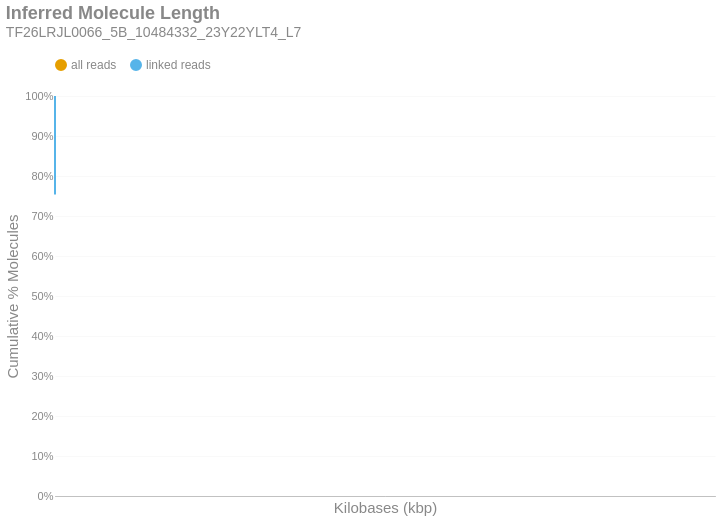

The code cell stored with this chart in its notebook:
### Markdown cell above
### Inferred Molecule Length
This is the cumulative frequency distribution of molecule lengths inferred from the first and last alignment positions along a contig for all alignments associated with a single linked-read barcode on a given contig.There are two distributions: one with `all` the alignments (yellow) and another with only `linked reads` (blue). The percent of molecules in the `linked reads` distribution is relative to the total number of linked molecules.

### Code cell
if SKIPLR:
    print_html(f"Skipped")
else:
    binned_df = consolidated_hist(valids['length_inferred']/1000, mask, 10, True)
    binned_df = binned_df.with_columns(
        pl.when(pl.col('bin').cast(pl.Utf8) == '0').then(pl.lit('1')).otherwise(pl.col('bin').cast(pl.Utf8)).alias('bin')
    )
    with SafeRender(binned_df):
        (
            density_plot(binned_df, 'Inferred Molecule Length', samplename, 'inferredlen')
            .transform_calculate(bin_kb='datum.bin / 1000')
            .encode(
                x=alt.X('bin_kb:Q', title="Kilobases (kbp)").scale(type='log', padding=0).axis(labelAngle=-40),
                y=alt.Y('value:Q', title='Cumulative % Molecules')
                    .axis(format='%')
                    .stack(False)
                    .scale(domainMin=0, domainMax=1,padding=0),
                color=alt.Color("key:N").scale(domain = ["all reads", "linked reads"]),
                tooltip = [
                    alt.Tooltip("key:N", title = "Data Type"),
                    alt.Tooltip("range_label:N", title="Kilobases"),
                    alt.Tooltip("value:Q", format = ".2%", title="% Molecules (Cum.)")
                ]
            )
        ).display()

### Figure 1 — Vega-Lite specification as saved in the notebook (floating-point values rounded to 4 significant figures)
{"width": "container", "height": 400, "config": {"title": {"anchor": "start", "dy": -15, "fontSize": 18, "color": "#888888", "subtitleColor": "#888888", "subtitleFontSize": 14}, "arc": {"fill": "#0072B2"}, "axis": {"domainColor": "#888888", "domainWidth": 0.5, "gridWidth": 0.2, "grid": false, "titleFontWeight": 400, "titleFontSize": 15, "labelFontSize": 11, "labelColor": "#888888", "tickColor": "#888888", "tickWidth": 0.2, "titleColor": "#888888"}, "axisBand": {"grid": false}, "axisX": {"grid": true, "tickSize": 10, "domainCap": "round"}, "axisY": {"domain": false, "grid": true, "tickSize": 0, "domainCap": "round"}, "background": "transparent", "header": {"labelFontSize": 15, "labelColor": "#888888", "titleFontSize": 15, "titleFontWeight": 600, "titleColor": "#888888"}, "legend": {"labelFont": "sans-serif", "labelFontSize": 12, "labelColor": "#888888", "symbolSize": 100, "symbolType": "circle", "titleFontSize": 12, "titlePadding": 10, "titleColor": "#888888", "title": null, "orient": "top"}, "range": {"category": ["#E69F00", "#56B4E9", "#009E73", "#F0E442", "#0072B2", "#D55E00", "#CC79A7", "#000000"], "diverging": ["#cfe8f3", "#a2d4ec", "#73bfe2", "#46abdb", "#1696d2", "#12719e"]}, "area": {"fill": "#0072B2", "fillOpacity": 0.7, "line": true, "strokeOpacity": 0.7}, "line": {"color": "#0072B2", "stroke": "#0072B2", "strokeWidth": 2}, "trail": {"color": "#0072B2", "stroke": "#0072B2", "strokeWidth": 0, "size": 1}, "point": {"filled": true, "fillOpacity": 1.0, "size": 95}, "text": {"color": "#888888", "fontSize": 11, "align": "right", "fontWeight": 400, "size": 11}, "bar": {"fill": "#0072B2", "stroke": null}, "view": {"stroke": null, "continuousWidth": 660, "continuousHeight": 400}}, "data": {"name": "data-959a3d89475fe7acf19d439db778c3a9"}, "mark": {"type": "line", "interpolate": "monotone", "point": {"opacity": 0, "size": 275}}, "encoding": {"color": {"field": "key", "scale": {"domain": ["all reads", "linked reads"]}, "type": "nominal"}, "tooltip": [{"field": "key", "title": "Data Type", "type": "nominal"}, {"field": "range_label", "title": "Kilobases", "type": "nominal"}, {"field": "value", "format": ".2%", "title": "% Molecules (Cum.)", "type": "quantitative"}], "x": {"axis": {"labelAngle": -40}, "field": "bin_kb", "scale": {"type": "log", "padding": 0}, "title": "Kilobases (kbp)", "type": "quantitative"}, "y": {"axis": {"format": "%"}, "field": "value", "scale": {"domainMin": 0, "domainMax": 1, "padding": 0}, "stack": false, "title": "Cumulative % Molecules", "type": "quantitative"}}, "params": [{"name": "param_c36ac31b6afebe62", "select": {"type": "point", "fields": ["key"]}, "bind": "legend"}], "title": {"text": "Inferred Molecule Length", "subtitle": "TF26LRJL0066_5B_10484332_23Y22YLT4_L7"}, "transform": [{"fold": ["all reads (cumsum)", "linked reads (cumsum)"]}, {"calculate": "replace(datum.key, ' (cumsum)', '')", "as": "key"}, {"filter": {"param": "param_c36ac31b6afebe62"}}, {"calculate": "datum.bin / 1000", "as": "bin_kb"}], "usermeta": {"embedOptions": {"downloadFileName": "TF26LRJL0066_5B_10484332_23Y22YLT4_L7.inferredlen"}}, "$schema": "https://vega.github.io/schema/vega-lite/v6.4.1.json", "datasets": {"data-959a3d89475fe7acf19d439db778c3a9": [{"bin": "0.0", "interval": "0.0-10.0", "all reads": 0.9202, "linked reads": 0.754, "all reads (cumsum)": 0.9202, "linked reads (cumsum)": 0.754, "range_label": "0-9"}, {"bin": "10.0", "interval": "10.0-20.0", "all reads": 0.05188, "linked reads": 0.1599, "all reads (cumsum)": 0.9721, "linked reads (cumsum)": 0.9139, "range_label": "10-19"}, {"bin": "20.0", "interval": "20.0-30.0", "all reads": 0.01718, "linked reads": 0.05306, "all reads (cumsum)": 0.9893, "linked reads (cumsum)": 0.9669, "range_label": "20-29"}, {"bin": "30.0", "interval": "30.0-40.0", "all reads": 0.006651, "linked reads": 0.0205, "all reads (cumsum)": 0.9959, "linked reads (cumsum)": 0.9874, "range_label": "30-39"}, {"bin": "40.0", "interval": "40.0-50.0", "all reads": 0.002938, "linked reads": 0.009, "all reads (cumsum)": 0.9989, "linked reads (cumsum)": 0.9964, "range_label": "40-49"}, {"bin": "50.0", "interval": "50.0-60.0", "all reads": 0.0007661, "linked reads": 0.00244, "all reads (cumsum)": 0.9997, "linked reads (cumsum)": 0.9989, "range_label": "50-59"}, {"bin": "60.0", "interval": "60.0-70.0", "all reads": 0.0002347, "linked reads": 0.0007488, "all reads (cumsum)": 0.9999, "linked reads (cumsum)": 0.9996, "range_label": "60-69"}, {"bin": "70.0", "interval": "70.0-80.0", "all reads": 8.34e-05, "linked reads": 0.0002683, "all reads (cumsum)": 1.0, "linked reads (cumsum)": 0.9999, "range_label": "70-79"}, {"bin": "80.0", "interval": "80.0-90.0", "all reads": 2.586e-05, "linked reads": 8.32e-05, "all reads (cumsum)": 1.0, "linked reads (cumsum)": 1.0, "range_label": "80-89"}, {"bin": "90.0", "interval": "90.0-100.0", "all reads": 3.233e-06, "linked reads": 1.04e-05, "all reads (cumsum)": 1.0, "linked reads (cumsum)": 1.0, "range_label": "90-99"}, {"bin": "100.0", "interval": "100.0-110.0", "all reads": 1.293e-06, "linked reads": 4.16e-06, "all reads (cumsum)": 1.0, "linked reads (cumsum)": 1.0, "range_label": "100-109"}, {"bin": "110.0", "interval": "110.0-120.0", "all reads": 6.465e-07, "linked reads": 2.08e-06, "all reads (cumsum)": 1.0, "linked reads (cumsum)": 1.0, "range_label": "110-119"}]}}
